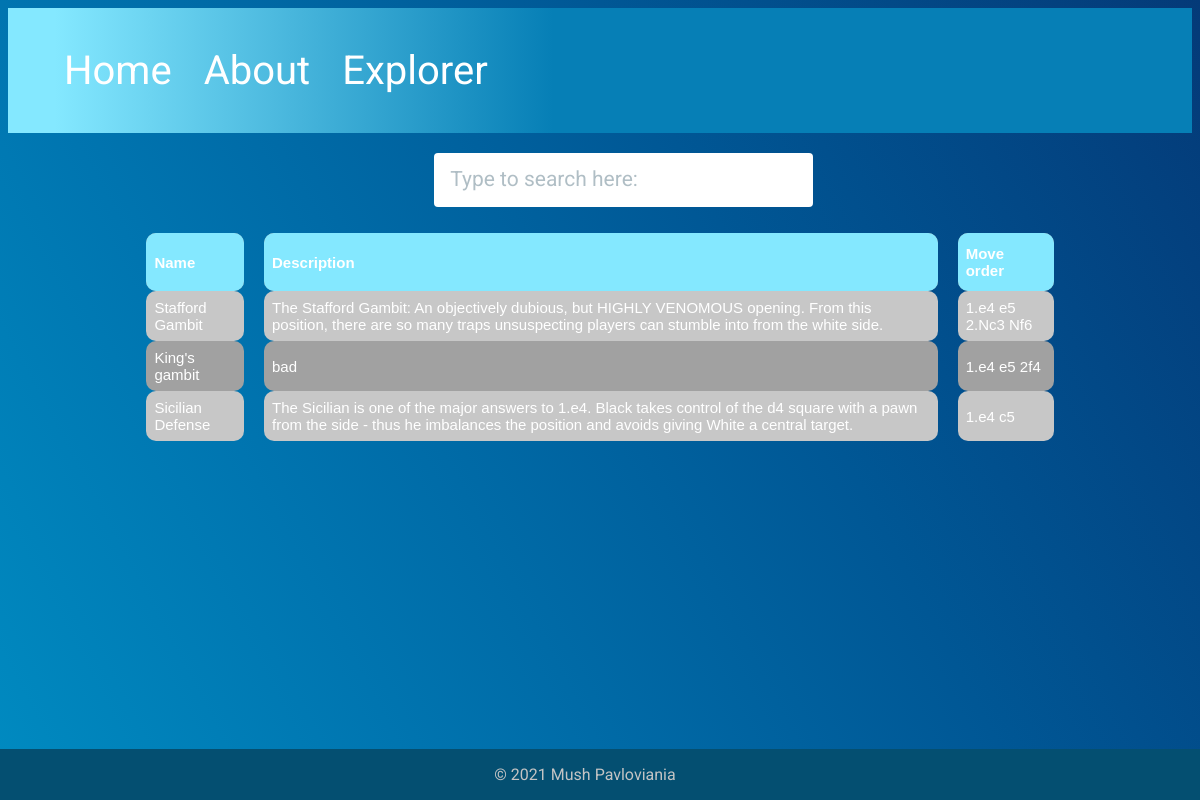
The page /opening on the database its author committed.
### tables this page shows
CREATE TABLE Main_Openings (id INTEGER PRIMARY KEY AUTOINCREMENT UNIQUE, name STRING, moves STRING, description STRING, FEN STRING);

### main.py (the view)
@app.route('/opening')
def Explorer():
  conn = sqlite3.connect('wack.db')
  cursor=conn.cursor()
  cursor.execute('SELECT * FROM Main_Openings')
  cursoroutput=cursor.fetchall()
  conn.close()
  return render_template('opening.html', openingss=cursoroutput)

### forms.py
class SearchForm(FlaskForm):
    query = StringField('query', validators=[DataRequired()])
    submit = SubmitField('🔍')

### main.py (called while the page is built)
@app.context_processor
def inject_search():
  searchform = SearchForm()
  return dict(searchform=searchform)

### templates/opening.html (shortened to what this page needs)
{% extends 'layout.html' %}
{% block content %}
<div class="Wrapper">
  <div class="Input">
    <input type="text" id="input" onkeyup="pogdothething()" class="Input-text" placeholder="Type to search here:">
  </div>
</div>
<table id="customers"style="width:100%; color:white; height:200%; width:80%;  margin-top:100px; margin-left:auto; margin-right:auto; -moz-border-radius:6px;         border-collapse: separate;          border-spacing: 20px 0;">
  <tr>
    <th >Name</th>
    <th>Description</th>
    <th>Move order</th>
  </tr>
  {% for item in openingss %}
  <tr>
    <td><a href='/opening/{{item[0]}}'> {{item[1]}}</a> </td>
    <td>{{item[3]}}</td>
    <td>{{item[2]}}</td>
  </tr>
{% endfor %}
</table>
{% endblock %}

### templates/layout.html (shortened to what this page needs)
<!doctype html>
<html>
  <head>
    <link rel="stylesheet" href="/static/css/style.css">
  </head>
  <body>
    {% include 'nav.html' %}
    {% block content %}{% endblock %}
    {% include 'footer.html' %}
  </body>
</html>

### templates/nav.html (shortened to what this page needs)
<ul>
  <li><a class="/active" href="/" >Home</a></li>
  <li><a href="/about">About</a></li>
  <li><a href="/opening">Explorer</a></li>
</ul>

### templates/footer.html (shortened to what this page needs)
<div class = "footer">
  <p>&copy; 2021 Mush Pavloviania</p>
</div>

### static/css/style.css (style rules this page uses)
body { font-family: 'Roboto', sans-serif; background-image: linear-gradient(to right top, #0db4dd, #0094c8, #0075b0, #005795, #043a78); background-repeat: no-repeat; background-size: 100% 500%; }

### templates/nav.html (style rules this page uses)
ul { list-style-type: none; margin: 0; padding-top: 25px; padding-bottom: 25px; overflow: hidden; background-color:rgb(132,232,255); background:linear-gradient(90deg, rgba(132,232,255,1) 4%, rgba(6,127,182,1) 46%); font-family: 'Roboto', sans-serif; font-size: 40px; }
li { float: left; font-size:50; }
ul li { font-family: 'Roboto', sans-serif; }
li a { display: block; color: white; text-align: center; padding: 14px 16px; text-decoration: none; font-size: 53; }

### templates/opening.html (style rules this page uses)
:root { --gutterSm: 0.4rem; --gutterMd: 0.8rem; --gutterLg: 1.6rem; --gutterXl: 2.4rem; --gutterXx: 7.2rem; --colorPrimary400: ##0DB4DD; --colorPrimary600: #00a1eb; --colorPrimary800: #4527a0; --fontFamily: "Dosis", sans-serif; --fontSizeSm: 1.2rem; --fontSizeMd: 1.6rem; --fontSizeLg: 2.1rem; --fontSizeXl: 2.8rem; --fontSizeXx: 3.6rem; --lineHeightSm: 1.1; --lineHeightMd: 1.8; --transitionDuration: 300ms; --transitionTF: cubic-bezier(0.645, 0.045, 0.355, 1); --inputPaddingV: var(--gutterMd); --inputPaddingH: var(--gutterLg); --inputFontSize: var(--fontSizeLg); --inputLineHeight: var(--lineHeightMd); --labelScaleFactor: 0.8; --labelDefaultPosY: 50%; --labelTransformedPosY: calc( (var(--labelDefaultPosY)) - (var(--inputPaddingV) * var(--labelScaleFactor)) - (var(--inputFontSize) * var(--inputLineHeight)) ); --inputTransitionDuration: var(--transitionDuration); --inputTransitionTF: var(--transitionTF); }
*, *::before, *::after { box-sizing: border-box; }
html { font-size: 10px; }
a:link { color: white; background-color: transparent; text-decoration: none; }
.Wrapper { flex: 0 0 80%; max-width: 80%; }
.Input { position: relative; }
.Input-text { display: block; margin: 0; padding: var(--inputPaddingV) var(--inputPaddingH); color: inherit; width: 50%; font-family: inherit; font-size: var(--inputFontSize); font-weight: inherit; line-height: var(--inputLineHeight); border: none; border-radius: 0.4rem; transition: box-shadow var(--transitionDuration); }
.Input-text::placeholder { color: #B0BEC5; }
div { float:right; margin-top:10px; width:80%; }
#customers { font-family: Arial, Helvetica, sans-serif; border-collapse: collapse; width: 100%; -moz-border-radius: 5px; -webkit-border-radius: 5px; border-radius: 5px; font-size:15px; }
.footer { position: fixed; color: #C4C4C4; left: 0; bottom: 0; padding-right: 15px; width: 100%; background-color:#044F71; text-align: center; font-size:16px; }
#customers td, #customers th { border: 1px solid #ddd; padding: 8px; -moz-border-radius: 10px; -webkit-border-radius: 10px; border-radius: 10px; border:solid black 0px; }
#customers tr:nth-child(even) { background-color: #c7c7c7; }
#customers tr:nth-child(odd) { background-color: #a1a1a1; }
#customers th { padding-top: 12px; padding-bottom: 12px; text-align: left; background-color: #84E8FF; color: white; -moz-border-radius:6px; }

### templates/footer.html (style rules this page uses)
.footer { position: fixed; color: #C4C4C4; left: 0; bottom: 0; padding-right: 30px; width: 100%; background-color:#044F71; text-align: center; }

### rows shown on the page
Main_Openings: name "Stafford Gambit", description "The Stafford Gambit: An objectively dubious, but HIGHLY VENOMOUS opening. From this position, there are so many traps unsuspecting players can stumble into from the white side.", moves "1.e4 e5 2.Nc3 Nf6"
Main_Openings: name "King's gambit", description "bad", moves "1.e4 e5 2f4"
Main_Openings: name "Sicilian Defense", description "The Sicilian is one of the major answers to 1.e4. Black takes control of the d4 square with a pawn from the side - thus he imbalances the position and avoids giving White a central target.", moves "1.e4 c5"
